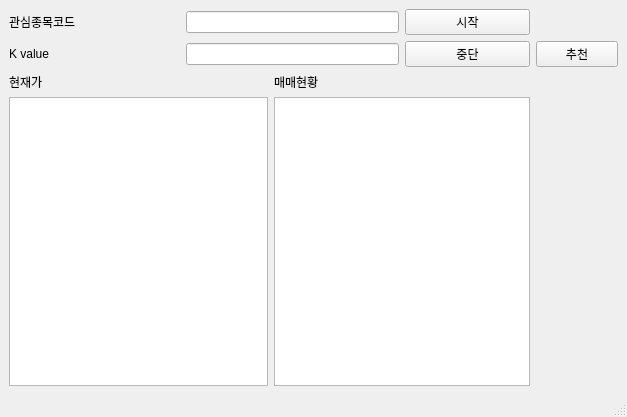
<?xml version="1.0" encoding="UTF-8"?>
<ui version="4.0">
 <class>MainWindow</class>
 <widget class="QMainWindow" name="MainWindow">
  <property name="geometry">
   <rect>
    <x>0</x>
    <y>0</y>
    <width>627</width>
    <height>417</height>
   </rect>
  </property>
  <property name="windowTitle">
   <string>MainWindow</string>
  </property>
  <widget class="QWidget" name="centralwidget">
   <layout class="QGridLayout" name="gridLayout">
    <item row="1" column="0">
     <widget class="QLabel" name="label_2">
      <property name="text">
       <string>K value</string>
      </property>
     </widget>
    </item>
    <item row="2" column="3">
     <widget class="QLabel" name="label_5">
      <property name="text">
       <string>매매현황</string>
      </property>
     </widget>
    </item>
    <item row="0" column="0">
     <widget class="QLabel" name="label">
      <property name="text">
       <string>관심종목코드</string>
      </property>
     </widget>
    </item>
    <item row="1" column="4">
     <widget class="QPushButton" name="button_stop">
      <property name="text">
       <string>중단</string>
      </property>
     </widget>
    </item>
    <item row="1" column="2" colspan="2">
     <widget class="QLineEdit" name="k_value"/>
    </item>
    <item row="2" column="0">
     <widget class="QLabel" name="label_4">
      <property name="text">
       <string>현재가</string>
      </property>
     </widget>
    </item>
    <item row="0" column="4">
     <widget class="QPushButton" name="button_start">
      <property name="text">
       <string>시작</string>
      </property>
     </widget>
    </item>
    <item row="1" column="5">
     <widget class="QPushButton" name="button_recommend">
      <property name="text">
       <string>추천</string>
      </property>
     </widget>
    </item>
    <item row="3" column="0" colspan="3">
     <widget class="QTextBrowser" name="textboard"/>
    </item>
    <item row="0" column="2" colspan="2">
     <widget class="QLineEdit" name="code_list"/>
    </item>
    <item row="3" column="3" colspan="2">
     <widget class="QTextBrowser" name="buysell_log"/>
    </item>
   </layout>
  </widget>
  <widget class="QMenuBar" name="menubar">
   <property name="geometry">
    <rect>
     <x>0</x>
     <y>0</y>
     <width>627</width>
     <height>22</height>
    </rect>
   </property>
  </widget>
  <widget class="QStatusBar" name="statusbar"/>
 </widget>
 <resources/>
 <connections/>
</ui>
